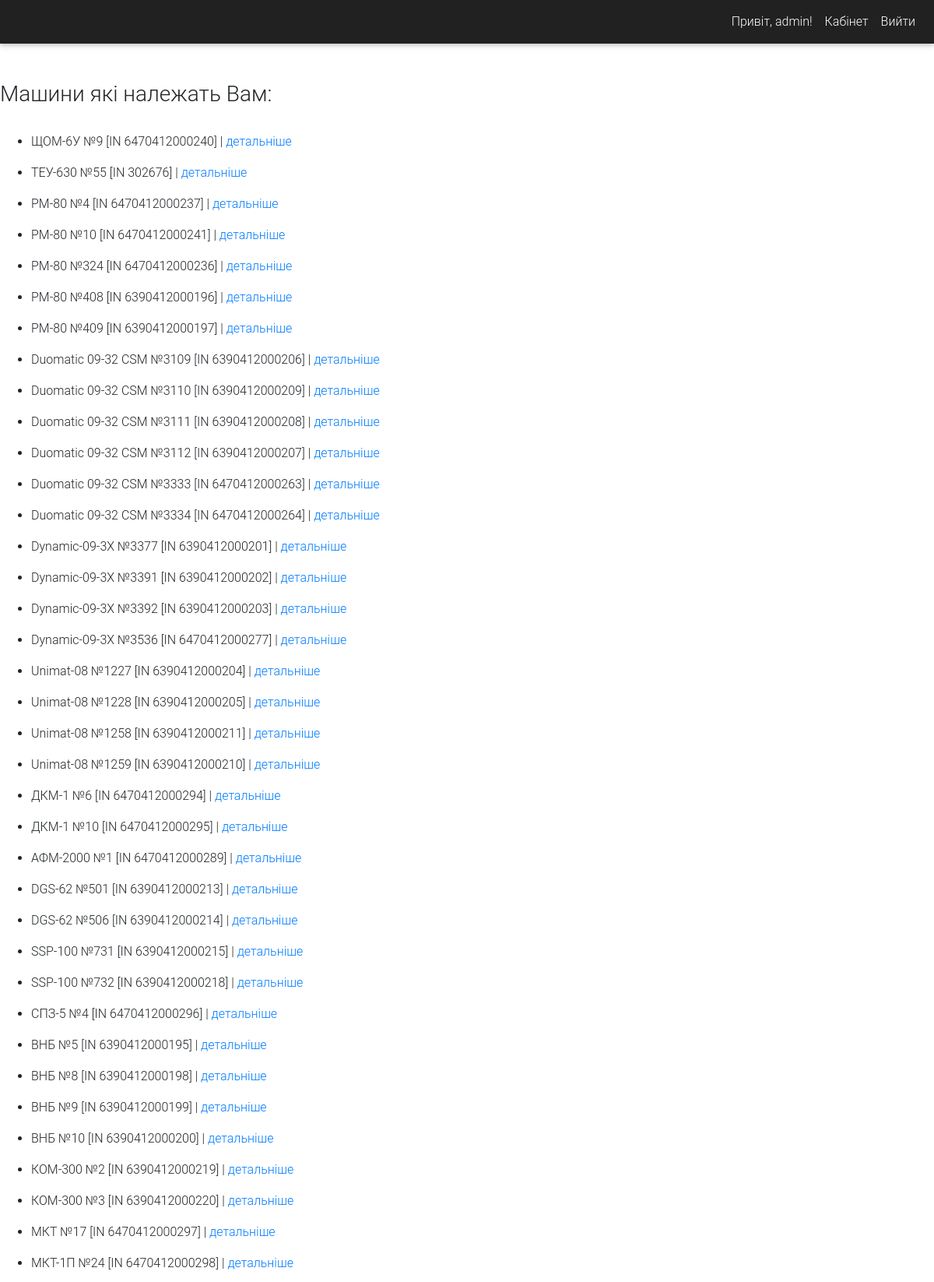
Page /driver/machines/ (signed in, upper part) on the committed database.
### machines/models.py (models this page shows, shortened)
class Machine(models.Model):
    machine = models.ForeignKey('MachineName', on_delete=models.CASCADE)
    inventory_number = models.IntegerField()
    number_machine = models.CharField(max_length=30)
    year_of_commissioning = models.DateField(blank=True, null=True)
    rated_capacity = models.FloatField(blank=True, null=True)
    costs_at_rate = models.FloatField(blank=True, null=True)
    dizmaslo = models.FloatField(blank=True, null=True)
    diametr_wheel_pairs = models.CharField(max_length=30, blank=True, null=True)
    date_ost_kr = models.DateField(blank=True, null=True)
    initial_value = models.FloatField(blank=True, null=True)
    residual_value = models.FloatField(blank=True, null=True)
    depreciation_end_date = models.DateField(blank=True, null=True)
    breakage = models.BooleanField(default=False)
    breakage_date = models.DateField(blank=True, null=True)
    breakage_info = models.TextField(blank=True, null=True)
    brigade = models.ForeignKey(SeniorDriver, on_delete=models.CASCADE)
    def full_name(self):
        return f"{self.machine.name} №{self.number_machine} [IN {self.inventory_number}]"

class MachineName(models.Model):
    name = models.CharField(max_length=50)
    description = models.TextField(default='')
    image = models.ImageField(blank=True, upload_to="machines")

### senior_driver/views.py (the view)
# urls.py: path('machines/', views.show_machines, name='machines'),
def show_machines(request):
    if not request.user.is_authenticated:
        return redirect('mylogin')
    if not ('senior_driver.view_seniordriver' in request.user.get_group_permissions()):
        raise Http404("У Вас не має прав на перегляд цієї сторінки")
    if not request.user.is_superuser:
        my_machines = Machine.objects.filter(brigade=request.user.seniordriver)
    else:
        my_machines = Machine.objects.all()
    context = {
        'my_machines': my_machines.filter(breakage=False),
        'my_machines_broken': my_machines.filter(breakage=True),
    }
    return render(request, 'senior-driver/my_machines.html', context)

### templates/senior-driver/my_machines.html (shortened to what this page needs)
{% extends 'base.html' %}
{% block content %}
<nav class="navbar navbar-expand-md navbar-dark bg-dark">
    <div class="navbar-collapse collapse w-100 order-3 dual-collapse2">
        <ul class="navbar-nav ml-auto">
            <li class="nav-item">
                <a class="nav-link" href="#">Привіт, {{ user.username }}!</a>
            </li>
            <li class="nav-item">
                <a href="{% url 'driver:home-page' %}" class="nav-link">Кабінет</a>
            </li>
            <li class="nav-item">
                <a href="{% url 'mylogout' %}" class="nav-link">Вийти</a>
            </li>
        </ul>
    </div>
</nav>
    <br><br>
    <h3>Машини які належать Вам:</h3><br>
    {% if my_machines %}
        <ul>
        {% for my_machine in my_machines %}
            <li>
                <p>{{ my_machine.full_name }}  |
                    <a href="{% url 'machines:detail' my_machine.id %}">детальніше</a></p>
            </li>
        {% endfor %}
        </ul>
    {% else %}
        <p>Не має машин</p>
    {% endif %}
{% endblock %}

### rows in the picture
Machine: full_name "ЩОМ-6У №9 [IN 6470412000240]"
Machine: full_name "ТЕУ-630 №55 [IN 302676]"
Machine: full_name "РМ-80 №4 [IN 6470412000237]"
Machine: full_name "РМ-80 №10 [IN 6470412000241]"
Machine: full_name "РМ-80 №324 [IN 6470412000236]"
Machine: full_name "РМ-80 №408 [IN 6390412000196]"
Machine: full_name "РМ-80 №409 [IN 6390412000197]"
Machine: full_name "Duomatic 09-32 CSM №3109 [IN 6390412000206]"
Machine: full_name "Duomatic 09-32 CSM №3110 [IN 6390412000209]"
Machine: full_name "Duomatic 09-32 CSM №3111 [IN 6390412000208]"
Machine: full_name "Duomatic 09-32 CSM №3112 [IN 6390412000207]"
Machine: full_name "Duomatic 09-32 CSM №3333 [IN 6470412000263]"
Machine: full_name "Duomatic 09-32 CSM №3334 [IN 6470412000264]"
Machine: full_name "Dynamic-09-3Х №3377 [IN 6390412000201]"
Machine: full_name "Dynamic-09-3Х №3391 [IN 6390412000202]"
Machine: full_name "Dynamic-09-3Х №3392 [IN 6390412000203]"
Machine: full_name "Dynamic-09-3Х №3536 [IN 6470412000277]"
Machine: full_name "Unimat-08 №1227 [IN 6390412000204]"
Machine: full_name "Unimat-08 №1228 [IN 6390412000205]"
Machine: full_name "Unimat-08 №1258 [IN 6390412000211]"
Machine: full_name "Unimat-08 №1259 [IN 6390412000210]"
Machine: full_name "ДКМ-1 №6 [IN 6470412000294]"
Machine: full_name "ДКМ-1 №10 [IN 6470412000295]"
Machine: full_name "АФМ-2000 №1 [IN 6470412000289]"
Machine: full_name "DGS-62 №501 [IN 6390412000213]"
Machine: full_name "DGS-62 №506 [IN 6390412000214]"
Machine: full_name "SSP-100 №731 [IN 6390412000215]"
Machine: full_name "SSP-100 №732 [IN 6390412000218]"
Machine: full_name "СПЗ-5 №4 [IN 6470412000296]"
Machine: full_name "ВНБ №5 [IN 6390412000195]"
Machine: full_name "ВНБ №8 [IN 6390412000198]"
Machine: full_name "ВНБ №9 [IN 6390412000199]"
Machine: full_name "ВНБ №10 [IN 6390412000200]"
Machine: full_name "КОМ-300 №2 [IN 6390412000219]"
Machine: full_name "КОМ-300 №3 [IN 6390412000220]"
Machine: full_name "МКТ №17 [IN 6470412000297]"
Machine: full_name "МКТ-1П №24 [IN 6470412000298]"

### other values in the picture
{{ user.username }} "admin"
